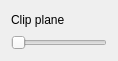
<ui version="4.0" >
 <class>PlanesWidget</class>
 <widget class="QWidget" name="PlanesWidget" >
  <property name="geometry" >
   <rect>
    <x>0</x>
    <y>0</y>
    <width>118</width>
    <height>61</height>
   </rect>
  </property>
  <layout class="QVBoxLayout" >
   <item>
    <widget class="QLabel" name="label" >
     <property name="text" >
      <string>Clip plane</string>
     </property>
    </widget>
   </item>
   <item>
    <widget class="QSlider" name="Slider" >
     <property name="toolTip" >
      <string>Clip plane position</string>
     </property>
     <property name="statusTip" >
      <string>Translates the clip plane position</string>
     </property>
     <property name="maximum" >
      <number>100</number>
     </property>
     <property name="orientation" >
      <enum>Qt::Horizontal</enum>
     </property>
    </widget>
   </item>
  </layout>
 </widget>
 <resources/>
 <connections/>
</ui>
